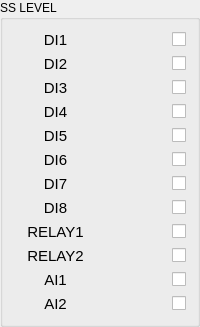
             <widget class="QGroupBox" name="ss_level_groupBox">
              <property name="maximumSize">
               <size>
                <width>16777215</width>
                <height>16777215</height>
               </size>
              </property>
              <property name="styleSheet">
               <string notr="true"/>
              </property>
              <property name="title">
               <string>SS LEVEL</string>
              </property>
              <layout class="QGridLayout" name="gridLayout_20">
               <item row="7" column="1">
                <widget class="QCheckBox" name="di8_cat3_checkBox">
                 <property name="font">
                  <font>
                   <family>幼圆</family>
                   <pointsize>14</pointsize>
                  </font>
                 </property>
                 <property name="layoutDirection">
                  <enum>Qt::RightToLeft</enum>
                 </property>
                 <property name="text">
                  <string/>
                 </property>
                </widget>
               </item>
               <item row="8" column="1">
                <widget class="QCheckBox" name="relay1_cat3_checkBox">
                 <property name="font">
                  <font>
                   <family>幼圆</family>
                   <pointsize>14</pointsize>
                  </font>
                 </property>
                 <property name="layoutDirection">
                  <enum>Qt::RightToLeft</enum>
                 </property>
                 <property name="text">
                  <string/>
                 </property>
                </widget>
               </item>
               <item row="9" column="1">
                <widget class="QCheckBox" name="relay2_cat3_checkBox">
                 <property name="font">
                  <font>
                   <family>幼圆</family>
                   <pointsize>14</pointsize>
                  </font>
                 </property>
                 <property name="layoutDirection">
                  <enum>Qt::RightToLeft</enum>
                 </property>
                 <property name="text">
                  <string/>
                 </property>
                </widget>
               </item>
               <item row="10" column="1">
                <widget class="QCheckBox" name="ai1_cat3_checkBox">
                 <property name="font">
                  <font>
                   <family>幼圆</family>
                   <pointsize>14</pointsize>
                  </font>
                 </property>
                 <property name="layoutDirection">
                  <enum>Qt::RightToLeft</enum>
                 </property>
                 <property name="text">
                  <string/>
                 </property>
                </widget>
               </item>
               <item row="11" column="1">
                <widget class="QCheckBox" name="ai2_cat3_checkBox">
                 <property name="font">
                  <font>
                   <family>幼圆</family>
                   <pointsize>14</pointsize>
                  </font>
                 </property>
                 <property name="layoutDirection">
                  <enum>Qt::RightToLeft</enum>
                 </property>
                 <property name="text">
                  <string/>
                 </property>
                </widget>
               </item>
               <item row="3" column="1">
                <widget class="QCheckBox" name="di4_cat3_checkBox">
                 <property name="font">
                  <font>
                   <family>幼圆</family>
                   <pointsize>14</pointsize>
                  </font>
                 </property>
                 <property name="layoutDirection">
                  <enum>Qt::RightToLeft</enum>
                 </property>
                 <property name="text">
                  <string/>
                 </property>
                </widget>
               </item>
               <item row="4" column="1">
                <widget class="QCheckBox" name="di5_cat3_checkBox">
                 <property name="font">
                  <font>
                   <family>幼圆</family>
                   <pointsize>14</pointsize>
                  </font>
                 </property>
                 <property name="layoutDirection">
                  <enum>Qt::RightToLeft</enum>
                 </property>
                 <property name="text">
                  <string/>
                 </property>
                </widget>
               </item>
               <item row="5" column="1">
                <widget class="QCheckBox" name="di6_cat3_checkBox">
                 <property name="font">
                  <font>
                   <family>幼圆</family>
                   <pointsize>14</pointsize>
                  </font>
                 </property>
                 <property name="layoutDirection">
                  <enum>Qt::RightToLeft</enum>
                 </property>
                 <property name="text">
                  <string/>
                 </property>
                </widget>
               </item>
               <item row="6" column="1">
                <widget class="QCheckBox" name="di7_cat3_checkBox">
                 <property name="font">
                  <font>
                   <family>幼圆</family>
                   <pointsize>14</pointsize>
                  </font>
                 </property>
                 <property name="layoutDirection">
                  <enum>Qt::RightToLeft</enum>
                 </property>
                 <property name="text">
                  <string/>
                 </property>
                </widget>
               </item>
               <item row="0" column="1">
                <widget class="QCheckBox" name="di1_cat3_checkBox">
                 <property name="font">
                  <font>
                   <family>幼圆</family>
                   <pointsize>14</pointsize>
                  </font>
                 </property>
                 <property name="contextMenuPolicy">
                  <enum>Qt::DefaultContextMenu</enum>
                 </property>
                 <property name="layoutDirection">
                  <enum>Qt::RightToLeft</enum>
                 </property>
                 <property name="text">
                  <string/>
                 </property>
                 <property name="tristate">
                  <bool>false</bool>
                 </property>
                </widget>
               </item>
               <item row="1" column="1">
                <widget class="QCheckBox" name="di2_cat3_checkBox">
                 <property name="font">
                  <font>
                   <family>幼圆</family>
                   <pointsize>14</pointsize>
                  </font>
                 </property>
                 <property name="layoutDirection">
                  <enum>Qt::RightToLeft</enum>
                 </property>
                 <property name="text">
                  <string/>
                 </property>
                </widget>
               </item>
               <item row="2" column="1">
                <widget class="QCheckBox" name="di3_cat3_checkBox">
                 <property name="font">
                  <font>
                   <family>幼圆</family>
                   <pointsize>14</pointsize>
                  </font>
                 </property>
                 <property name="layoutDirection">
                  <enum>Qt::RightToLeft</enum>
                 </property>
                 <property name="text">
                  <string/>
                 </property>
                </widget>
               </item>
               <item row="0" column="0">
                <widget class="QLabel" name="label_67">
                 <property name="font">
                  <font>
                   <pointsize>11</pointsize>
                  </font>
                 </property>
                 <property name="styleSheet">
                  <string notr="true"/>
                 </property>
                 <property name="text">
                  <string>DI1</string>
                 </property>
                 <property name="alignment">
                  <set>Qt::AlignCenter</set>
                 </property>
                </widget>
               </item>
               <item row="1" column="0">
                <widget class="QLabel" name="label_68">
                 <property name="font">
                  <font>
                   <pointsize>11</pointsize>
                  </font>
                 </property>
                 <property name="text">
                  <string>DI2</string>
                 </property>
                 <property name="alignment">
                  <set>Qt::AlignCenter</set>
                 </property>
                </widget>
               </item>
               <item row="2" column="0">
                <widget class="QLabel" name="label_69">
                 <property name="font">
                  <font>
                   <pointsize>11</pointsize>
                  </font>
                 </property>
                 <property name="text">
                  <string>DI3</string>
                 </property>
                 <property name="alignment">
                  <set>Qt::AlignCenter</set>
                 </property>
                </widget>
               </item>
               <item row="3" column="0">
                <widget class="QLabel" name="label_70">
                 <property name="font">
                  <font>
                   <pointsize>11</pointsize>
                  </font>
                 </property>
                 <property name="text">
                  <string>DI4</string>
                 </property>
                 <property name="alignment">
                  <set>Qt::AlignCenter</set>
                 </property>
                </widget>
               </item>
               <item row="4" column="0">
                <widget class="QLabel" name="label_71">
                 <property name="font">
                  <font>
                   <pointsize>11</pointsize>
                  </font>
                 </property>
                 <property name="text">
                  <string>DI5</string>
                 </property>
                 <property name="alignment">
                  <set>Qt::AlignCenter</set>
                 </property>
                </widget>
               </item>
               <item row="5" column="0">
                <widget class="QLabel" name="label_72">
                 <property name="font">
                  <font>
                   <pointsize>11</pointsize>
                  </font>
                 </property>
                 <property name="text">
                  <string>DI6</string>
                 </property>
                 <property name="alignment">
                  <set>Qt::AlignCenter</set>
                 </property>
                </widget>
               </item>
               <item row="6" column="0">
                <widget class="QLabel" name="label_73">
                 <property name="font">
                  <font>
                   <pointsize>11</pointsize>
                  </font>
                 </property>
                 <property name="text">
                  <string>DI7</string>
                 </property>
                 <property name="alignment">
                  <set>Qt::AlignCenter</set>
                 </property>
                </widget>
               </item>
               <item row="7" column="0">
                <widget class="QLabel" name="label_74">
                 <property name="font">
                  <font>
                   <pointsize>11</pointsize>
                  </font>
                 </property>
                 <property name="text">
                  <string>DI8</string>
                 </property>
                 <property name="alignment">
                  <set>Qt::AlignCenter</set>
                 </property>
                </widget>
               </item>
               <item row="8" column="0">
                <widget class="QLabel" name="label_75">
                 <property name="font">
                  <font>
                   <pointsize>11</pointsize>
                  </font>
                 </property>
                 <property name="text">
                  <string>RELAY1</string>
                 </property>
                 <property name="alignment">
                  <set>Qt::AlignCenter</set>
                 </property>
                </widget>
               </item>
               <item row="9" column="0">
                <widget class="QLabel" name="label_76">
                 <property name="font">
                  <font>
                   <pointsize>11</pointsize>
                  </font>
                 </property>
                 <property name="text">
                  <string>RELAY2</string>
                 </property>
                 <property name="alignment">
                  <set>Qt::AlignCenter</set>
                 </property>
                </widget>
               </item>
               <item row="10" column="0">
                <widget class="QLabel" name="label_77">
                 <property name="font">
                  <font>
                   <pointsize>11</pointsize>
                  </font>
                 </property>
                 <property name="text">
                  <string>AI1</string>
                 </property>
                 <property name="alignment">
                  <set>Qt::AlignCenter</set>
                 </property>
                </widget>
               </item>
               <item row="11" column="0">
                <widget class="QLabel" name="label_78">
                 <property name="font">
                  <font>
                   <pointsize>11</pointsize>
                  </font>
                 </property>
                 <property name="text">
                  <string>AI2</string>
                 </property>
                 <property name="alignment">
                  <set>Qt::AlignCenter</set>
                 </property>
                </widget>
               </item>
              </layout>
             </widget>
